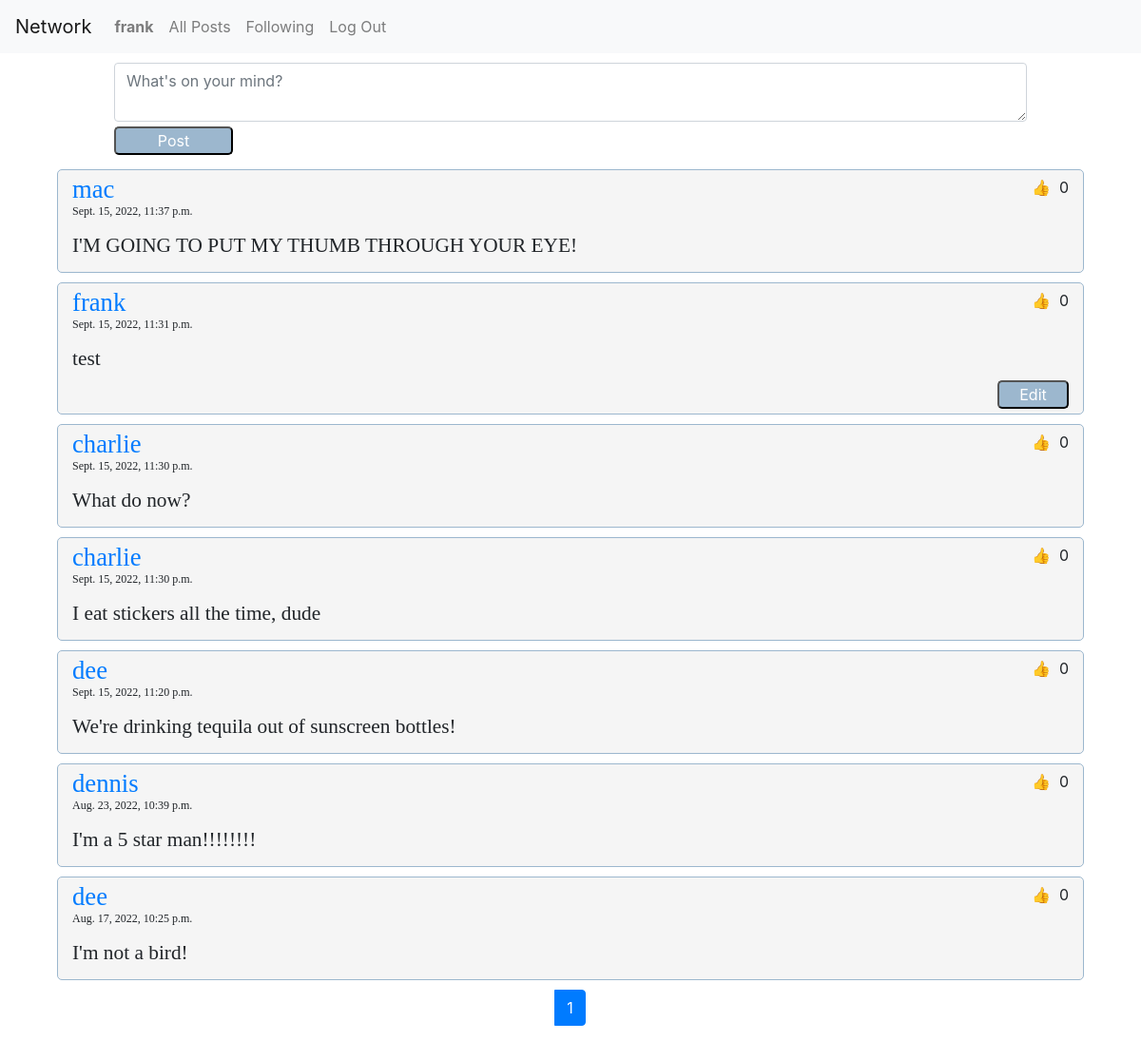
The app's page / (signed in) with its own data.
### network/models.py (models this page shows, shortened)
class User(AbstractUser):
    following = models.ManyToManyField('self', blank=True, related_name="followers", symmetrical=False)

class Posting(models.Model):
    author = models.ForeignKey(User, on_delete=models.CASCADE, related_name='posted_by')
    liked = models.ForeignKey(User, on_delete=models.CASCADE, null=True, related_name='likes')
    timestamp = models.DateTimeField(auto_now_add=True)
    body = models.TextField(blank=True)

### network/views.py (the view)
# urls.py: path("", views.index, name="index"),
def index(request):
    if request.path == '/following':
        user = User.objects.get(username=request.user)
        postings = Posting.objects.filter(author__in=user.following.all()).order_by('-timestamp').annotate(Count('liked'))
    else:
        postings = Posting.objects.all().order_by('-timestamp').annotate(Count('liked'))
    paginator = Paginator(postings, 10)
    page_obj = paginator.get_page(request.GET.get('page', 1))
    return render(request, "network/index.html", {"postings": postings, "num_pages": range(1, paginator.num_pages + 1), "page_obj": page_obj})

### network/templates/network/index.html (shortened to what this page needs)
{% extends "network/layout.html" %}
{% load static %}
{% block body %}
    {% if user.is_authenticated %}
        <div class="new-post">
            <textarea class="form-control" id="new-post-text" placeholder="What's on your mind?"></textarea>
            <input type="submit" class="button-style" id="add-post" value="Post">
        </div>
    {% endif %}
    {% for posting in page_obj%}
        <div class="post">
            <div class="post-author-likes">
                <div class="author">
                <a  href= "{% url 'profile' posting.author.username %}">{{posting.author.username}}</a>
                </div>
                <div class="likes">
                    <button class="like-button">&#128077</button>
                    {{posting.liked__count}}
                </div>
            </div class="post-timestamp-content">
                <p class="timestamp">{{posting.timestamp}}</p>
                <p class="post-content">{{posting.body}}</p>
            {% if user == posting.author %}
                <div class="button-container">
                    <button class="button-style edit-button">Edit</button>
                </div>
            {% endif %}
        </div>
    {% endfor %}
    <ul class="pagination">
        {% for page in num_pages %}
            {% if page == page_obj.number %}
                <li class="active page-item"><a class="page-link" href="?page={{page}}">{{page}}</a></li>
            {% else %}
                <li class="page-item"><a class="page-link" href="?page={{page}}">{{page}}</a></li>
            {% endif %}
        {% endfor %}
    </ul>
{% endblock %}

### network/templates/network/layout.html (shortened to what this page needs)
{% load static %}
<!DOCTYPE html>
<html lang="en">
    <head>
        <link rel="stylesheet" href="https://stackpath.bootstrapcdn.com/bootstrap/4.4.1/css/bootstrap.min.css">
        <link href="{% static 'network/styles.css' %}" rel="stylesheet">
    </head>
    <body>
        <nav class="navbar navbar-expand-lg navbar-light bg-light">
            <a class="navbar-brand" href="#">Network</a>
            <div>
              <ul class="navbar-nav mr-auto">
                {% if user.is_authenticated %}
                    <li class="nav-item">
                        <a class="nav-link" href="#"><strong>{{ user.username }}</strong></a>
                    </li>
                {% endif %}
                <li class="nav-item">
                  <a class="nav-link" href="{% url 'index' %}">All Posts</a>
                </li>
                {% if user.is_authenticated %}
                    <li class="nav-item">
                        <a class="nav-link" href="{% url 'following' %}">Following</a>
                    </li>
                    <li class="nav-item">
                        <a class="nav-link" href="{% url 'logout' %}">Log Out</a>
                    </li>
                {% endif %}
              </ul>
            </div>
          </nav>
        <div class="body">
            {% block body %}
            {% endblock %}
        </div>
    </body>
</html>

### network/static/network/styles.css (style rules this page uses)
.new-post { width: 80%; margin: 10px auto; }
.new-post input { margin: 5px auto; }
.post { width: 90%; margin: 10px auto; background: rgb(245, 245, 245); border-radius: 5px; border: 1px solid rgb(156, 183, 206); padding: 5px 15px; }
.post-author-likes, .post-timestamp-content { display: flex; justify-content: space-between; }
.author, .follow-number { font: 20pt bold; }
.timestamp { font: 9pt thin; }
.post-content, .follow-text { font: 16pt bold; }
.post-content { margin-bottom: 10px; }
.button-style { margin-top: 20px; border-radius: 5px; background-color:rgb(156, 183, 206); color:white; width: 125px; }
.pagination { justify-content: center; }
.button-container { display: flex; justify-content: flex-end; }
.edit-button, .save-button { margin-top: 0px; width: 75px; }
.like-button { border:none; background: rgb(245, 245, 245); width: 30px; }

### records on screen
User: username "frank"
Posting: author.username "mac", liked__count "0", timestamp "Sept. 15, 2022, 11:37 p.m.", body "I'M GOING TO PUT MY THUMB THROUGH YOUR EYE!"
Posting: author.username "frank", liked__count "0", timestamp "Sept. 15, 2022, 11:31 p.m.", body "test", shows "Edit"
Posting: author.username "charlie", liked__count "0", timestamp "Sept. 15, 2022, 11:30 p.m.", body "What do now?"
Posting: author.username "charlie", liked__count "0", timestamp "Sept. 15, 2022, 11:30 p.m.", body "I eat stickers all the time, dude"
Posting: author.username "dee", liked__count "0", timestamp "Sept. 15, 2022, 11:20 p.m.", body "We're drinking tequila out of sunscreen bottles!"
Posting: author.username "dennis", liked__count "0", timestamp "Aug. 23, 2022, 10:39 p.m.", body "I'm a 5 star man!!!!!!!!"
Posting: author.username "dee", liked__count "0", timestamp "Aug. 17, 2022, 10:25 p.m.", body "I'm not a bird!"

### other values on screen
{{ page }} "1"
